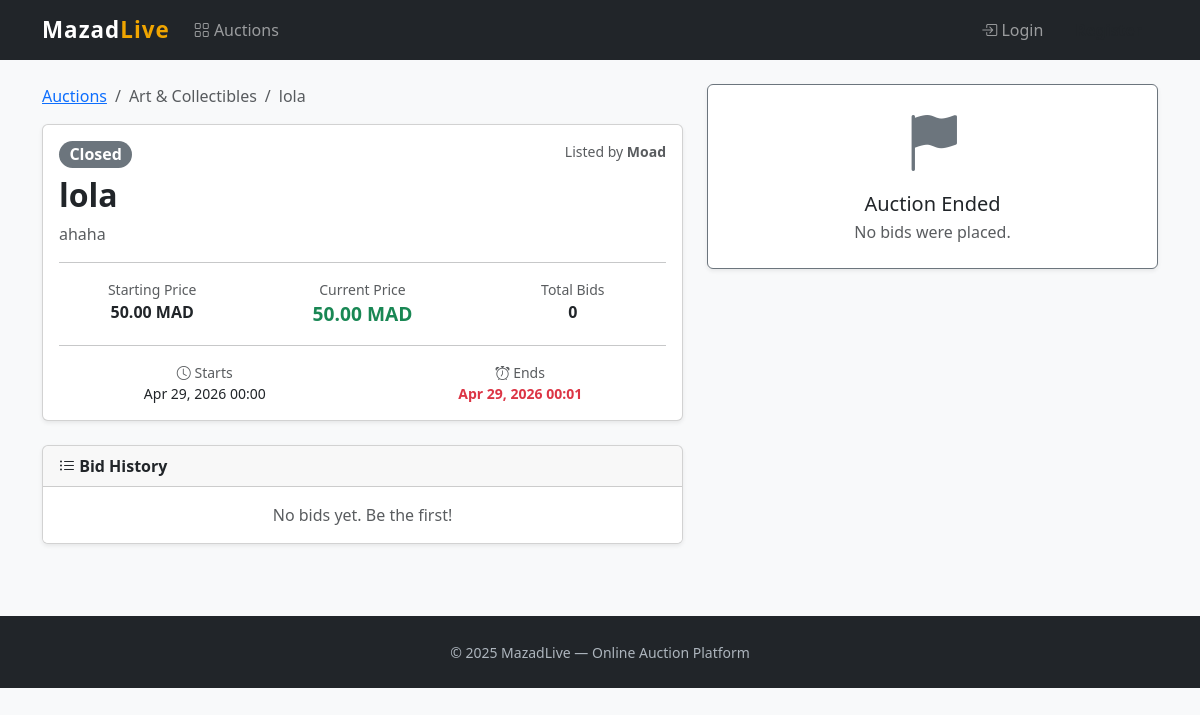
The page /auctions/2/ on the database as committed earlier.
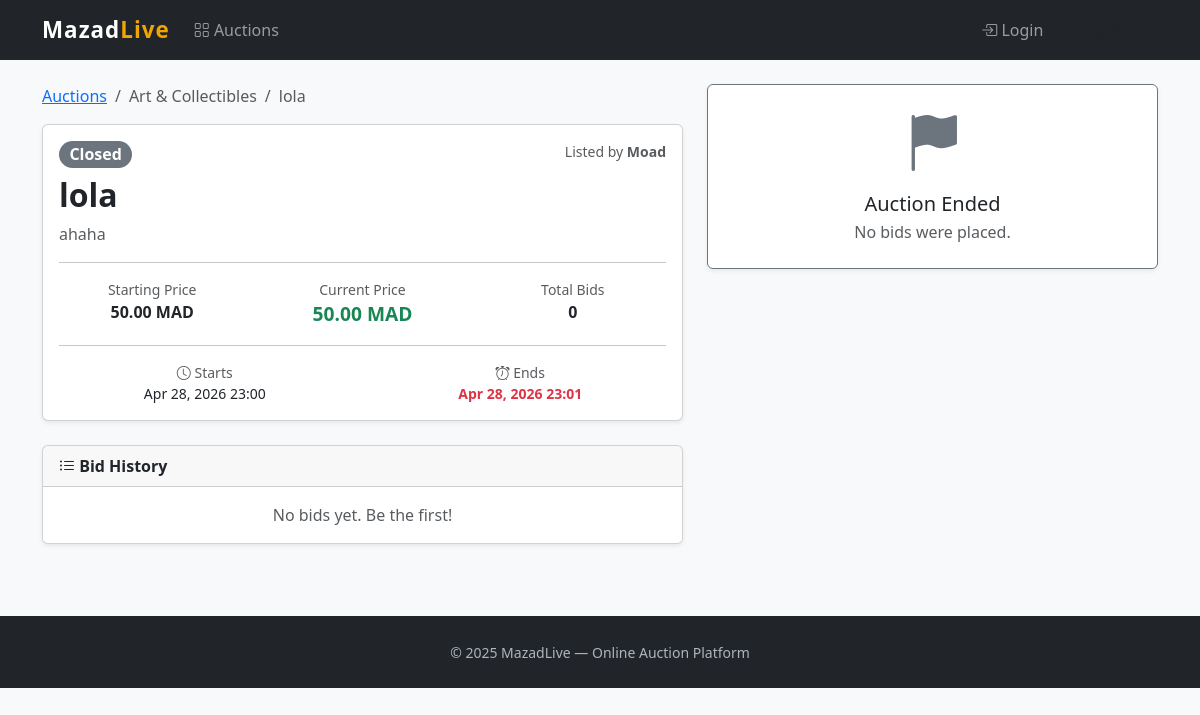
The same page on the database as committed later.
### auctions/models.py (models this page shows, shortened)
class Auction(models.Model):
    STATUS_SCHEDULED = 'SCHEDULED'
    STATUS_LIVE = 'LIVE'
    STATUS_CLOSED = 'CLOSED'
    STATUS_CHOICES = [
        (STATUS_SCHEDULED, 'Scheduled'),
        (STATUS_LIVE, 'Live'),
        (STATUS_CLOSED, 'Closed'),
    ]
    seller = models.ForeignKey(
        settings.AUTH_USER_MODEL,
        on_delete=models.CASCADE,
        related_name='auctions',
    )
    title = models.CharField(max_length=300)
    description = models.TextField(blank=True)
    category = models.ForeignKey(
        Category,
        on_delete=models.PROTECT,
        related_name='auctions',
    )
    starting_price = models.DecimalField(
        max_digits=12,
        decimal_places=2,
        validators=[MinValueValidator(Decimal('0.01'))],
    )
    reserve_price = models.DecimalField(
        max_digits=12,
        decimal_places=2,
        validators=[MinValueValidator(Decimal('0.00'))],
        null=True,
        blank=True,
    )
    start_time = models.DateTimeField()
    end_time = models.DateTimeField()
    status = models.CharField(
        max_length=20,
        choices=STATUS_CHOICES,
        default=STATUS_SCHEDULED,
    )
    current_price = models.DecimalField(
        max_digits=12,
        decimal_places=2,
        default=Decimal('0.00'),
    )
    winner = models.ForeignKey(
        settings.AUTH_USER_MODEL,
        on_delete=models.SET_NULL,
        related_name='won_auctions',
        null=True,
        blank=True,
    )
    created_at = models.DateTimeField(auto_now_add=True)
    updated_at = models.DateTimeField(auto_now=True)
    class Meta:
        ordering = ['-created_at']
        indexes = [
            models.Index(fields=['status', 'end_time']),
        ]
    def save(self, *args, **kwargs):
        if self.current_price is None or self.current_price == Decimal('0.00'):
            if self.starting_price is not None:
                self.current_price = self.starting_price
        return super().save(*args, **kwargs)

class Category(models.Model):
    name = models.CharField(max_length=120, unique=True)
    slug = models.SlugField(max_length=140, unique=True, blank=True)
    class Meta:
        ordering = ['name']

### auctions/template_views.py (the view)
# urls.py: path('auctions/<int:pk>/', tv.auction_detail, name='auction_detail'),
def auction_detail(request, pk):
    refresh_auction_statuses()
    auction = get_object_or_404(
        Auction.objects.select_related('seller', 'category', 'winner'),
        pk=pk,
    )
    bids = auction.bids.select_related('bidder').order_by('-timestamp')
    in_watchlist = False
    watchlist_id = None
    if request.user.is_authenticated:
        entry = Watchlist.objects.filter(user=request.user, auction=auction).first()
        if entry:
            in_watchlist = True
            watchlist_id = entry.pk
    return render(request, 'auctions/auction_detail.html', {
        'auction': auction,
        'bids': bids,
        'in_watchlist': in_watchlist,
        'watchlist_id': watchlist_id,
    })

### auctions/template_views.py (called while the page is built)
def refresh_auction_statuses():
    now = timezone.now()
    Auction.objects.filter(
        status=Auction.STATUS_SCHEDULED,
        start_time__lte=now,
    ).update(status=Auction.STATUS_LIVE)
    for auction in Auction.objects.filter(status=Auction.STATUS_LIVE, end_time__lte=now):
        top_bid = auction.bids.order_by('-amount').first()
        auction.status = Auction.STATUS_CLOSED
        auction.winner = top_bid.bidder if top_bid else None
        auction.save(update_fields=['status', 'winner', 'updated_at'])

### auctions/templates/auctions/auction_detail.html (shortened to what this page needs)
{% extends "auctions/base.html" %}
{% block content %}
<div class="row g-4">
  <div class="col-lg-7">
    <nav aria-label="breadcrumb" class="mb-3">
      <ol class="breadcrumb">
        <li class="breadcrumb-item"><a href="/">Auctions</a></li>
        <li class="breadcrumb-item text-muted">{{ auction.category.name }}</li>
        <li class="breadcrumb-item active">{{ auction.title|truncatechars:40 }}</li>
      </ol>
    </nav>
    <div class="card shadow-sm">
      <div class="card-body">
        <div class="d-flex justify-content-between align-items-start mb-2">
          <span class="badge badge-{{ auction.status|lower }} rounded-pill fs-6">{{ auction.get_status_display }}</span>
          <small class="text-muted">Listed by <strong>{{ auction.seller.username }}</strong></small>
        </div>
        <h2 class="fw-bold">{{ auction.title }}</h2>
        <p class="text-muted">{{ auction.description|default:"No description provided." }}</p>
        <hr>
        <div class="row text-center">
          <div class="col">
            <div class="text-muted small">Starting Price</div>
            <div class="fw-bold">{{ auction.starting_price }} MAD</div>
          </div>
          <div class="col">
            <div class="text-muted small">Current Price</div>
            <div class="price-tag">{{ auction.current_price }} MAD</div>
          </div>
          <div class="col">
            <div class="text-muted small">Total Bids</div>
            <div class="fw-bold">{{ auction.bids.count }}</div>
          </div>
        </div>
        <hr>
        <div class="row text-center">
          <div class="col">
            <div class="text-muted small"><i class="bi bi-clock"></i> Starts</div>
            <div class="small">{{ auction.start_time|date:"M d, Y H:i" }}</div>
          </div>
          <div class="col">
            <div class="text-muted small"><i class="bi bi-alarm"></i> Ends</div>
            <div class="small fw-bold text-danger">{{ auction.end_time|date:"M d, Y H:i" }}</div>
          </div>
        </div>
      </div>
    </div>
    <div class="card shadow-sm mt-4">
      <div class="card-header fw-bold"><i class="bi bi-list-ul"></i> Bid History</div>
      <ul class="list-group list-group-flush">
        {% for bid in bids %}
        <li class="list-group-item d-flex justify-content-between bid-row">
          <span><i class="bi bi-person"></i> {{ bid.bidder.username }}</span>
          <span>
            <strong>{{ bid.amount }} MAD</strong>
            {% if bid.is_auto_bid %}<span class="badge bg-secondary ms-1">auto</span>{% endif %}
          </span>
          <small class="text-muted">{{ bid.timestamp|date:"M d, H:i" }}</small>
        </li>
        {% empty %}
        <li class="list-group-item text-muted text-center py-3">No bids yet. Be the first!</li>
        {% endfor %}
      </ul>
    </div>
  </div>
  <div class="col-lg-5">
    {% if auction.status == "SCHEDULED" %}
    <div class="card shadow-sm mb-3 border-primary">
      <div class="card-body text-center py-4">
        <i class="bi bi-clock-history display-4 text-primary"></i>
        <h5 class="mt-3 mb-1">Auction Not Started Yet</h5>
        <p class="text-muted mb-2">Starts on <strong>{{ auction.start_time|date:"M d, Y H:i" }}</strong></p>
        <div id="countdown" class="fs-5 fw-bold text-primary mt-2"></div>
      </div>
    </div>
    {% elif auction.status == "CLOSED" %}
    <div class="card shadow-sm mb-3 border-secondary">
      <div class="card-body text-center py-4">
        <i class="bi bi-flag-fill display-4 text-secondary"></i>
        <h5 class="mt-3 mb-1">Auction Ended</h5>
        {% if auction.winner %}
          <p class="text-muted mb-0">Won by <strong>{{ auction.winner.username }}</strong>
          at <strong>{{ auction.current_price }} MAD</strong></p>
        {% else %}
          <p class="text-muted mb-0">No bids were placed.</p>
        {% endif %}
      </div>
    </div>
    {% endif %}
  </div>
</div>
{% endblock %}

Rows that differ between the two databases and show on the page:
changed Auction "lola": start_time "Apr 29, 2026 00:00" → "Apr 28, 2026 23:00"; end_time "Apr 29, 2026 00:01" → "Apr 28, 2026 23:01"
